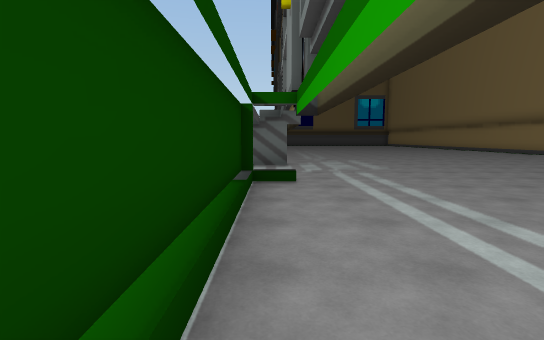
view 1 (above)

23 first-person views from a walk through a 3-D level made in the Unity game engine. The camera is 1.5 m above the floor, tilts 6° down and sees 85° across. The floor is counted in squares, 2 m on a side. Each view is taken from the middle of a square. On the plan, view 1 faces up. The plan holds only what a view shows up to about 10 squares ahead; the rest is blank. The place goes on beyond the plan. The player character is not drawn.

view 2
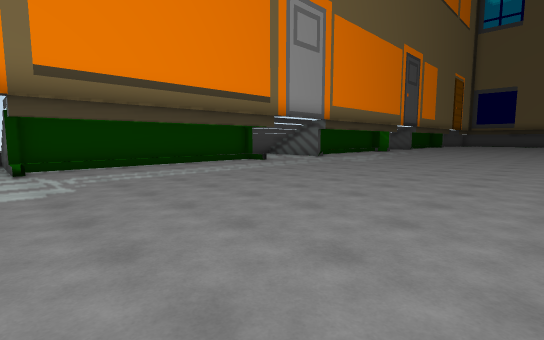

view 3
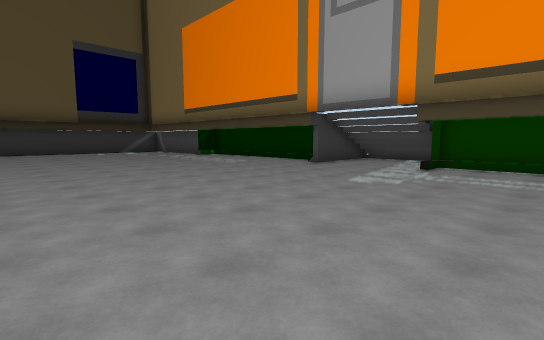

view 4
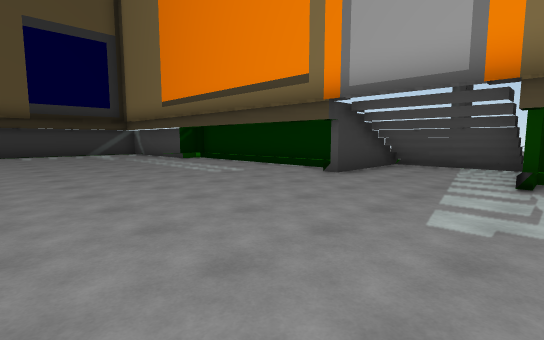

view 5
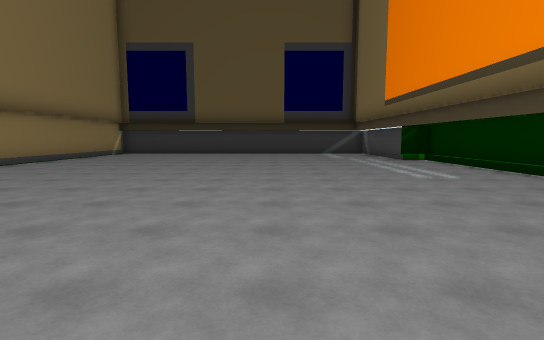

view 6
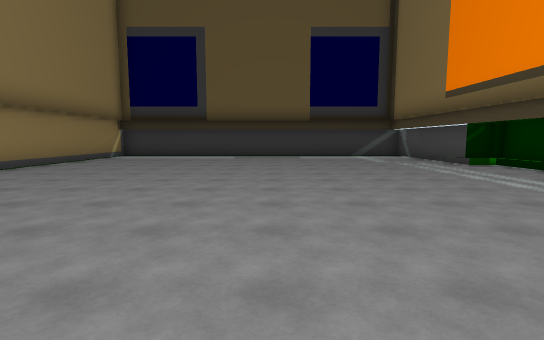

view 7
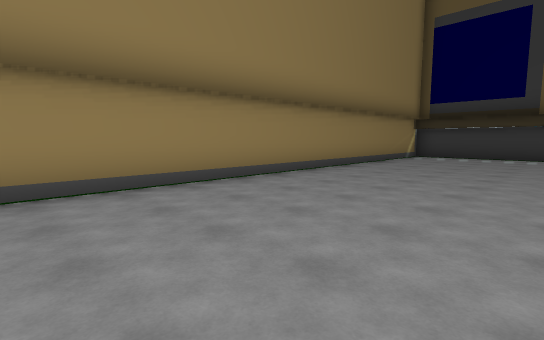

view 8
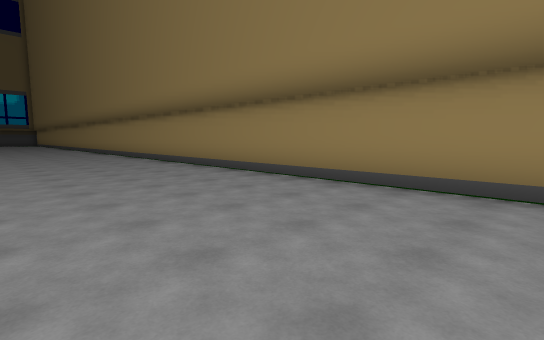

view 9
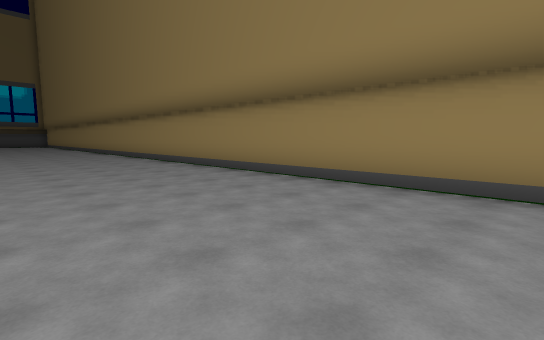

view 10
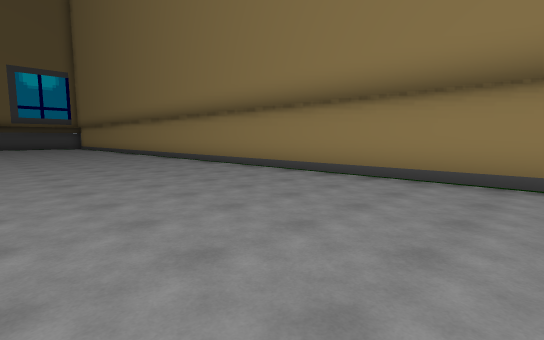

view 11
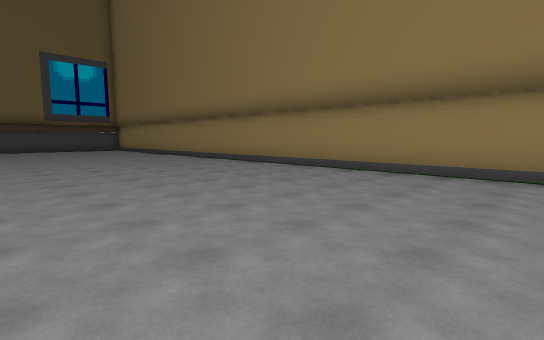

view 12
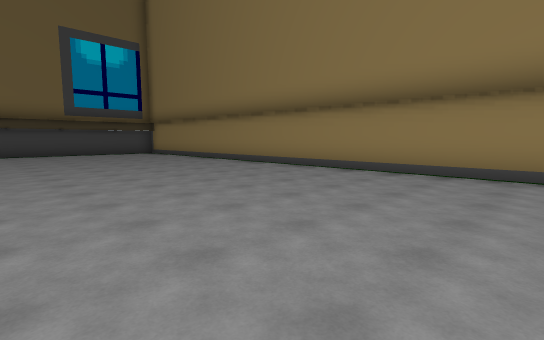

view 13
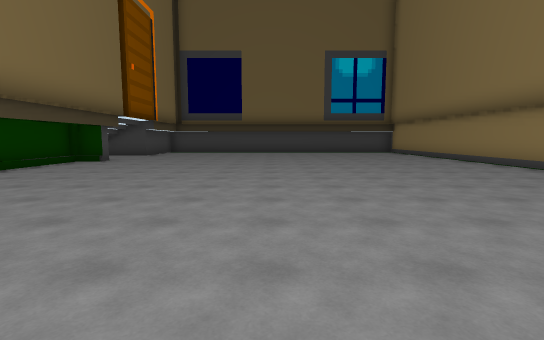

view 14
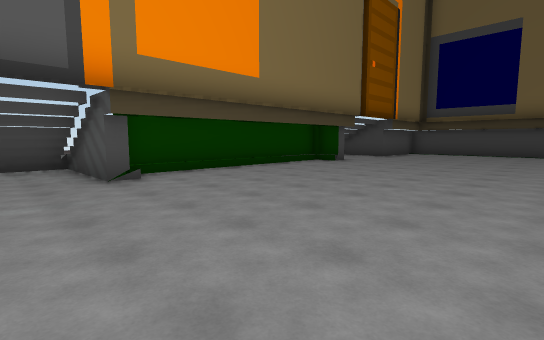

view 15
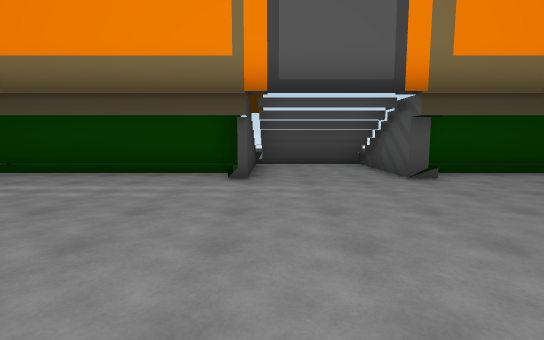

view 16
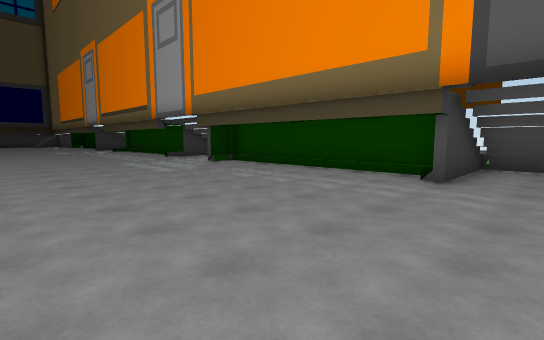

view 17
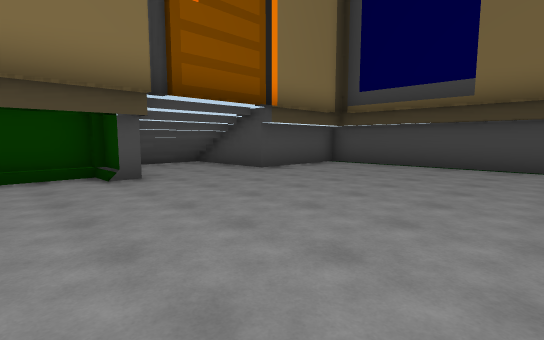

view 18
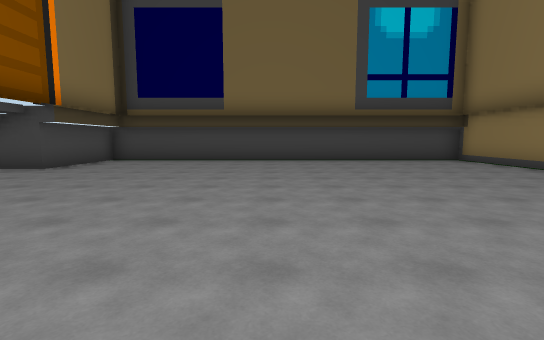

view 19
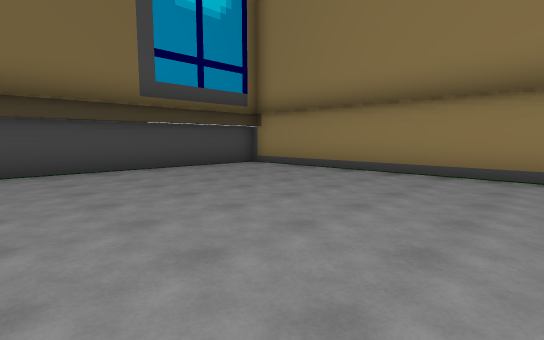

view 20
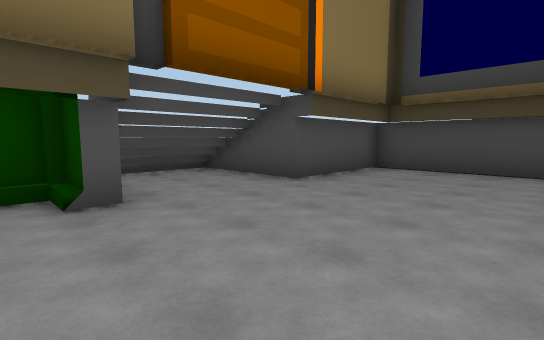

view 21
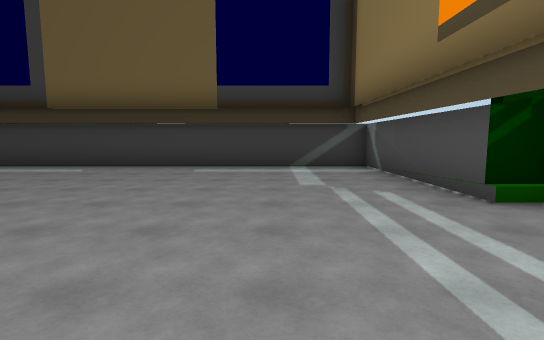

view 22
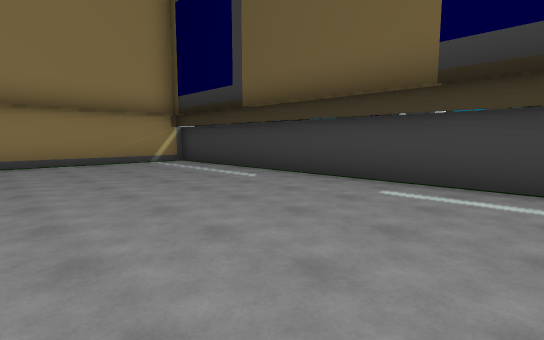

view 23
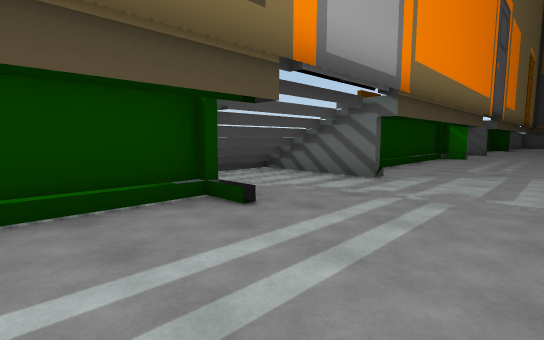

### Floor plan
Points are (right, up) in squares from view 1. A wall is a line through its corners. A room is listed if a view was taken in it or the views show most of it. See-through windows are left out.
Room 1 (views 1, 2, 3, 4, 5, 6, 7, 8, 9, 10, 11, 12, 13, 14, 15, 16, 17, 18, 19, 20, 21, 22, 23)
walls: (0.4, 8.8) (0.4, 8.3) (-1.5, 8.3) (-1.5, 6); (0.5, 5.1) (-0.5, 5.1) (-0.5, -1.3) (0.5, -1.3); (-0.3, 5.4) (-0.3, 4.5); (-1.1, 8.1) (-1.1, 5.8); (-0.5, 15.2) (-0.5, 9.2); (-0.3, 15.4) (-0.3, 14.5); (-0.3, -0.5) (-0.3, -1.5) (-1.5, -1.5) (-1.5, -4.5) (0.5, -4.5); (-1.1, -1.6) (-1.1, -4.4); (0.4, 19.2) (0.4, 18.6) (-1.5, 18.6) (-1.5, 15.5) (0.5, 15.5); (-1.1, 18.5) (-1.1, 15.8); (-0.5, -5.4) (-0.5, -11.6) (0.4, -11.6) (0.4, -16.1) (12.1, -16.1); (0.4, 25.8) (-0.5, 25.8); (0.4, 26.2) (0.4, 25.6) (-0.5, 25.6) (-0.5, 19.2); (-1.1, 29.1) (-1.1, 26.6); (5.8, 32.4) (0.4, 32.4) (0.4, 29.2) (-1.5, 29.2) (-1.5, 26.8); (12.6, -15.8) (12.6, 32.4) (6.2, 32.4)
low walls: (0.5, 5.3) (-1.2, 5.3); (-0.2, 15.2) (0.5, 15.2); (0.4, 19.1) (-0.2, 19.1)

Positions as (right, up) in squares from view 1, and headings:
1: (0, 0), facing up
2: (8, -2), facing up-left
3: (8, 1), facing down-left
4: (6, -1), facing down-left
5: (5, -1), facing down
6: (6, -3), facing down
7: (8, -3), facing down-right
8: (8, -6), facing up-right
9: (8, 0), facing up-right
10: (7, 7), facing up-right
11: (6, 12), facing up-right
12: (6, 17), facing up-right
13: (6, 16), facing up
14: (6, 17), facing up-left
15: (6, 16), facing left
16: (6, 17), facing down-left
17: (6, 24), facing up-left
18: (6, 22), facing up
19: (6, 25), facing up-right
20: (4, 25), facing up-left
21: (3, -8), facing down
22: (3, -11), facing down-right
23: (3, 3), facing up-left
